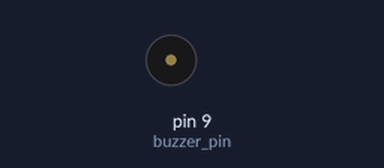
Bench run of a sketch on a simulated Arduino Uno, built with avr-gcc and run on an emulated ATmega328P. On the bench: buzzer (waves = sounding).

Above: at 0.5 s.
Timing chart, 0 to 3.0 s (numbered marks = the images above):
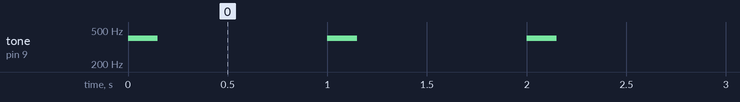

Measured:
- by itself, tone on pin 9 (buzzer_pin): alternates 400 Hz for 0.15 s and silent for 0.85 s

The sketch:

buzzer.ino
```cpp
// buzzer vars
const int buzzer_pin = 9;

void setup(){
    // buzzer pinmode
    pinMode(buzzer_pin, OUTPUT);
}

void loop(){
    beeping();
}


void beeping(){
    tone(buzzer_pin, 400, 150);
    delay(500);
    noTone(buzzer_pin);
    delay(500);
}
```
